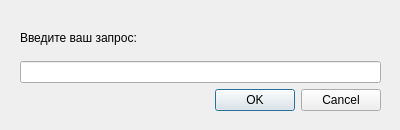
<?xml version="1.0" encoding="UTF-8"?>
<ui version="4.0">
 <class>XPathRequestWindow</class>
 <widget class="QDialog" name="XPathRequestWindow">
  <property name="geometry">
   <rect>
    <x>0</x>
    <y>0</y>
    <width>400</width>
    <height>130</height>
   </rect>
  </property>
  <property name="minimumSize">
   <size>
    <width>400</width>
    <height>130</height>
   </size>
  </property>
  <property name="maximumSize">
   <size>
    <width>400</width>
    <height>130</height>
   </size>
  </property>
  <property name="windowTitle">
   <string>Dialog</string>
  </property>
  <widget class="QWidget" name="">
   <property name="geometry">
    <rect>
     <x>20</x>
     <y>20</y>
     <width>361</width>
     <height>91</height>
    </rect>
   </property>
   <layout class="QVBoxLayout" name="verticalLayout">
    <item>
     <layout class="QHBoxLayout" name="horizontalLayout">
      <item>
       <widget class="QLabel" name="label">
        <property name="text">
         <string>Введите ваш запрос:</string>
        </property>
       </widget>
      </item>
      <item>
       <spacer name="horizontalSpacer_2">
        <property name="orientation">
         <enum>Qt::Horizontal</enum>
        </property>
        <property name="sizeHint" stdset="0">
         <size>
          <width>40</width>
          <height>20</height>
         </size>
        </property>
       </spacer>
      </item>
     </layout>
    </item>
    <item>
     <widget class="QLineEdit" name="requestLineEdit"/>
    </item>
    <item>
     <layout class="QHBoxLayout" name="horizontalLayout_2">
      <item>
       <spacer name="horizontalSpacer">
        <property name="orientation">
         <enum>Qt::Horizontal</enum>
        </property>
        <property name="sizeHint" stdset="0">
         <size>
          <width>40</width>
          <height>20</height>
         </size>
        </property>
       </spacer>
      </item>
      <item>
       <widget class="QDialogButtonBox" name="buttonBox">
        <property name="orientation">
         <enum>Qt::Horizontal</enum>
        </property>
        <property name="standardButtons">
         <set>QDialogButtonBox::Cancel|QDialogButtonBox::Ok</set>
        </property>
       </widget>
      </item>
     </layout>
    </item>
   </layout>
  </widget>
 </widget>
 <resources/>
 <connections>
  <connection>
   <sender>buttonBox</sender>
   <signal>accepted()</signal>
   <receiver>XPathRequestWindow</receiver>
   <slot>accept()</slot>
   <hints>
    <hint type="sourcelabel">
     <x>248</x>
     <y>254</y>
    </hint>
    <hint type="destinationlabel">
     <x>157</x>
     <y>274</y>
    </hint>
   </hints>
  </connection>
  <connection>
   <sender>buttonBox</sender>
   <signal>rejected()</signal>
   <receiver>XPathRequestWindow</receiver>
   <slot>reject()</slot>
   <hints>
    <hint type="sourcelabel">
     <x>316</x>
     <y>260</y>
    </hint>
    <hint type="destinationlabel">
     <x>286</x>
     <y>274</y>
    </hint>
   </hints>
  </connection>
 </connections>
</ui>
